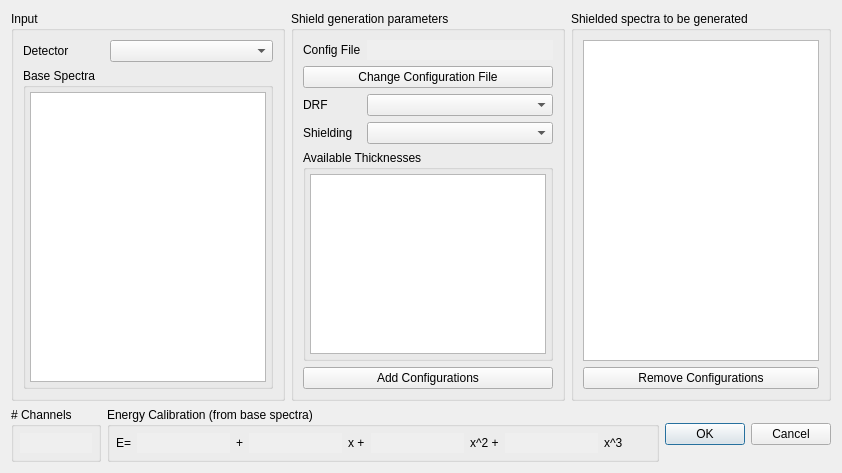
<?xml version="1.0" encoding="UTF-8"?>
<ui version="4.0">
 <class>Dialog</class>
 <widget class="QDialog" name="Dialog">
  <property name="geometry">
   <rect>
    <x>0</x>
    <y>0</y>
    <width>842</width>
    <height>473</height>
   </rect>
  </property>
  <property name="sizePolicy">
   <sizepolicy hsizetype="Preferred" vsizetype="Preferred">
    <horstretch>0</horstretch>
    <verstretch>0</verstretch>
   </sizepolicy>
  </property>
  <property name="windowTitle">
   <string>Add Shielding to Base Spectra</string>
  </property>
  <layout class="QVBoxLayout" name="verticalLayout_3">
   <item>
    <layout class="QHBoxLayout" name="horizontalLayout_2">
     <item>
      <widget class="QGroupBox" name="gboxInput">
       <property name="title">
        <string>Input</string>
       </property>
       <layout class="QGridLayout" name="gridLayout_4" rowstretch="1,10">
        <item row="1" column="0">
         <widget class="QGroupBox" name="gboxBaseSpec">
          <property name="title">
           <string>Base Spectra</string>
          </property>
          <layout class="QVBoxLayout" name="verticalLayout_2">
           <property name="leftMargin">
            <number>4</number>
           </property>
           <property name="topMargin">
            <number>4</number>
           </property>
           <property name="rightMargin">
            <number>4</number>
           </property>
           <property name="bottomMargin">
            <number>4</number>
           </property>
           <item>
            <widget class="QListView" name="lstBaseSpectra">
             <property name="selectionMode">
              <enum>QAbstractItemView::SelectionMode::MultiSelection</enum>
             </property>
            </widget>
           </item>
          </layout>
         </widget>
        </item>
        <item row="0" column="0">
         <layout class="QHBoxLayout" name="hlayoutDetector" stretch="1,2">
          <item>
           <widget class="QLabel" name="labelDetector">
            <property name="text">
             <string>Detector</string>
            </property>
           </widget>
          </item>
          <item>
           <widget class="QComboBox" name="cmbDetectors"/>
          </item>
         </layout>
        </item>
       </layout>
      </widget>
     </item>
     <item>
      <widget class="QGroupBox" name="gboxGenParams">
       <property name="title">
        <string>Shield generation parameters</string>
       </property>
       <layout class="QGridLayout" name="gridLayout_2">
        <item row="4" column="1">
         <widget class="QComboBox" name="cmbDrf"/>
        </item>
        <item row="6" column="0" colspan="2">
         <widget class="QGroupBox" name="gboxThickness">
          <property name="title">
           <string>Available Thicknesses</string>
          </property>
          <layout class="QVBoxLayout" name="verticalLayout">
           <property name="leftMargin">
            <number>4</number>
           </property>
           <property name="topMargin">
            <number>4</number>
           </property>
           <property name="rightMargin">
            <number>4</number>
           </property>
           <property name="bottomMargin">
            <number>4</number>
           </property>
           <item>
            <widget class="QListView" name="lstThickness">
             <property name="selectionMode">
              <enum>QAbstractItemView::SelectionMode::MultiSelection</enum>
             </property>
            </widget>
           </item>
          </layout>
         </widget>
        </item>
        <item row="5" column="1">
         <widget class="QComboBox" name="cmbShield"/>
        </item>
        <item row="4" column="0">
         <widget class="QLabel" name="labelDrf">
          <property name="text">
           <string>DRF</string>
          </property>
         </widget>
        </item>
        <item row="7" column="0" colspan="2">
         <widget class="QPushButton" name="btnAddConfig">
          <property name="text">
           <string>Add Configurations</string>
          </property>
         </widget>
        </item>
        <item row="1" column="0" colspan="2">
         <widget class="QPushButton" name="btnBrowseConfig">
          <property name="text">
           <string>Change Configuration File</string>
          </property>
         </widget>
        </item>
        <item row="5" column="0">
         <widget class="QLabel" name="labelShielding">
          <property name="text">
           <string>Shielding</string>
          </property>
         </widget>
        </item>
        <item row="0" column="1">
         <widget class="QLineEdit" name="txtConfigPath">
          <property name="enabled">
           <bool>false</bool>
          </property>
          <property name="frame">
           <bool>false</bool>
          </property>
          <property name="readOnly">
           <bool>true</bool>
          </property>
         </widget>
        </item>
        <item row="0" column="0">
         <widget class="QLabel" name="labelConfigPath">
          <property name="text">
           <string>Config File</string>
          </property>
         </widget>
        </item>
       </layout>
      </widget>
     </item>
     <item>
      <widget class="QGroupBox" name="gboxGenSpec">
       <property name="title">
        <string>Shielded spectra to be generated</string>
       </property>
       <layout class="QGridLayout" name="gridLayout_3">
        <item row="0" column="0">
         <widget class="QListView" name="lstOutSpecs">
          <property name="selectionMode">
           <enum>QAbstractItemView::SelectionMode::MultiSelection</enum>
          </property>
         </widget>
        </item>
        <item row="1" column="0">
         <widget class="QPushButton" name="btnRemoveConfigs">
          <property name="text">
           <string>Remove Configurations</string>
          </property>
         </widget>
        </item>
       </layout>
      </widget>
     </item>
    </layout>
   </item>
   <item>
    <layout class="QGridLayout" name="gridLayout_6">
     <item row="0" column="0">
      <widget class="QGroupBox" name="groupBoxChNum">
       <property name="enabled">
        <bool>true</bool>
       </property>
       <property name="sizePolicy">
        <sizepolicy hsizetype="Preferred" vsizetype="Preferred">
         <horstretch>0</horstretch>
         <verstretch>0</verstretch>
        </sizepolicy>
       </property>
       <property name="title">
        <string># Channels</string>
       </property>
       <layout class="QGridLayout" name="gridLayout">
        <property name="leftMargin">
         <number>6</number>
        </property>
        <property name="topMargin">
         <number>6</number>
        </property>
        <property name="rightMargin">
         <number>6</number>
        </property>
        <property name="bottomMargin">
         <number>6</number>
        </property>
        <item row="0" column="0">
         <widget class="QLineEdit" name="txtChNum">
          <property name="enabled">
           <bool>false</bool>
          </property>
          <property name="frame">
           <bool>false</bool>
          </property>
          <property name="readOnly">
           <bool>true</bool>
          </property>
         </widget>
        </item>
       </layout>
      </widget>
     </item>
     <item row="0" column="1">
      <widget class="QGroupBox" name="groupBoxEcal">
       <property name="sizePolicy">
        <sizepolicy hsizetype="Expanding" vsizetype="Preferred">
         <horstretch>0</horstretch>
         <verstretch>0</verstretch>
        </sizepolicy>
       </property>
       <property name="minimumSize">
        <size>
         <width>0</width>
         <height>0</height>
        </size>
       </property>
       <property name="title">
        <string>Energy Calibration (from base spectra)</string>
       </property>
       <layout class="QHBoxLayout" name="horizontalLayout_4">
        <property name="leftMargin">
         <number>6</number>
        </property>
        <property name="topMargin">
         <number>6</number>
        </property>
        <property name="rightMargin">
         <number>6</number>
        </property>
        <property name="bottomMargin">
         <number>6</number>
        </property>
        <item>
         <widget class="QLabel" name="labelEcaltotE">
          <property name="text">
           <string>E=</string>
          </property>
          <property name="buddy">
           <cstring>txtEcal1</cstring>
          </property>
         </widget>
        </item>
        <item>
         <widget class="QLineEdit" name="txtEcal0">
          <property name="enabled">
           <bool>false</bool>
          </property>
          <property name="frame">
           <bool>false</bool>
          </property>
          <property name="alignment">
           <set>Qt::AlignmentFlag::AlignCenter</set>
          </property>
          <property name="readOnly">
           <bool>true</bool>
          </property>
         </widget>
        </item>
        <item>
         <widget class="QLabel" name="labelEcal0">
          <property name="text">
           <string>+</string>
          </property>
          <property name="buddy">
           <cstring>txtEcal2</cstring>
          </property>
         </widget>
        </item>
        <item>
         <widget class="QLineEdit" name="txtEcal1">
          <property name="enabled">
           <bool>false</bool>
          </property>
          <property name="frame">
           <bool>false</bool>
          </property>
          <property name="alignment">
           <set>Qt::AlignmentFlag::AlignCenter</set>
          </property>
          <property name="readOnly">
           <bool>true</bool>
          </property>
         </widget>
        </item>
        <item>
         <widget class="QLabel" name="labelEcal1">
          <property name="text">
           <string>x +</string>
          </property>
          <property name="buddy">
           <cstring>txtEcal3</cstring>
          </property>
         </widget>
        </item>
        <item>
         <widget class="QLineEdit" name="txtEcal2">
          <property name="enabled">
           <bool>false</bool>
          </property>
          <property name="frame">
           <bool>false</bool>
          </property>
          <property name="alignment">
           <set>Qt::AlignmentFlag::AlignCenter</set>
          </property>
          <property name="readOnly">
           <bool>true</bool>
          </property>
         </widget>
        </item>
        <item>
         <widget class="QLabel" name="labelEcal2">
          <property name="text">
           <string>x^2 +</string>
          </property>
         </widget>
        </item>
        <item>
         <widget class="QLineEdit" name="txtEcal3">
          <property name="enabled">
           <bool>false</bool>
          </property>
          <property name="frame">
           <bool>false</bool>
          </property>
          <property name="alignment">
           <set>Qt::AlignmentFlag::AlignCenter</set>
          </property>
          <property name="readOnly">
           <bool>true</bool>
          </property>
         </widget>
        </item>
        <item>
         <widget class="QLabel" name="labelEcal3">
          <property name="text">
           <string>x^3</string>
          </property>
         </widget>
        </item>
        <item>
         <spacer name="horizontalSpacer_4">
          <property name="orientation">
           <enum>Qt::Orientation::Horizontal</enum>
          </property>
          <property name="sizeHint" stdset="0">
           <size>
            <width>40</width>
            <height>20</height>
           </size>
          </property>
         </spacer>
        </item>
       </layout>
      </widget>
     </item>
     <item row="0" column="2">
      <widget class="QDialogButtonBox" name="buttonBox">
       <property name="orientation">
        <enum>Qt::Orientation::Horizontal</enum>
       </property>
       <property name="standardButtons">
        <set>QDialogButtonBox::StandardButton::Cancel|QDialogButtonBox::StandardButton::Ok</set>
       </property>
      </widget>
     </item>
    </layout>
   </item>
  </layout>
 </widget>
 <resources/>
 <connections>
  <connection>
   <sender>buttonBox</sender>
   <signal>accepted()</signal>
   <receiver>Dialog</receiver>
   <slot>accept()</slot>
   <hints>
    <hint type="sourcelabel">
     <x>248</x>
     <y>254</y>
    </hint>
    <hint type="destinationlabel">
     <x>157</x>
     <y>274</y>
    </hint>
   </hints>
  </connection>
  <connection>
   <sender>buttonBox</sender>
   <signal>rejected()</signal>
   <receiver>Dialog</receiver>
   <slot>reject()</slot>
   <hints>
    <hint type="sourcelabel">
     <x>316</x>
     <y>260</y>
    </hint>
    <hint type="destinationlabel">
     <x>286</x>
     <y>274</y>
    </hint>
   </hints>
  </connection>
 </connections>
</ui>
